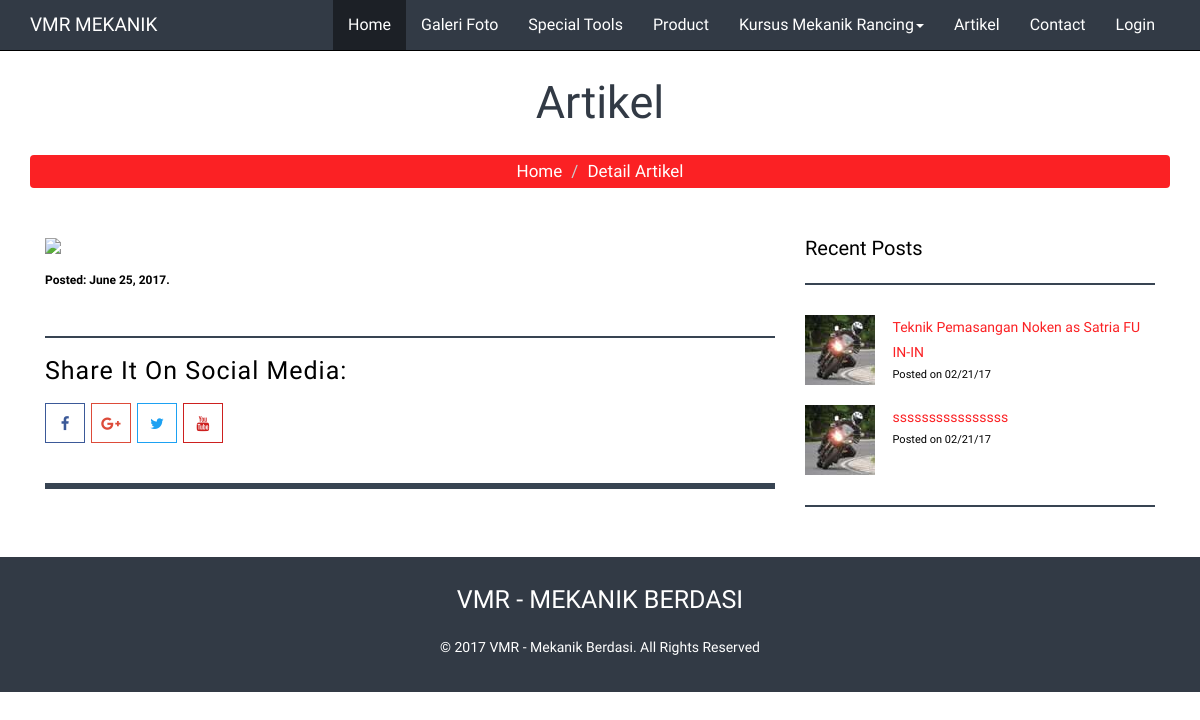
Screenshot of /artikel-detail-.html with the database file from the repository.
### tables this page shows
CREATE TABLE `artikel` (
  `artikel_id` int(11) NOT NULL,
  `artikel_name` varchar(100) DEFAULT NULL,
  `artikel_images` text,
  `artikel_desc` text,
  `artikel_date` datetime DEFAULT NULL,
  `user_id` int(11) DEFAULT NULL
);

### artikel-detail.php (the view, shortened to what this page needs)
<?php
$id = $_GET['id'];
$sqlArtikel = mysql_query("SELECT * FROM artikel WHERE artikel_id='$id'");
$dataArtikel = mysql_fetch_array($sqlArtikel);
?>
<section class="inner-w3ls">
    <div class="container">
		<h3 class="text-center" data-aos="zoom-in">Artikel</h3>
        <div class="row">
            <div class="col-lg-12">
                <ol class="breadcrumb" data-aos="zoom-in">
                    <li><a href="index.html">Home</a>
                    </li>
                    <li class="active">Detail Artikel</li>
                </ol>
            </div>
        </div>
	</div>
</section>
<section class="blogpost-w3layouts">
	<div class="container">
		<div class="col-lg-8" data-aos="flip-left">
			<p class="blogpost-p1">
				<div class="hover01 column">
					<div>
						<figure><img class="img-responsive" src="images/artikel/<?php echo $dataArtikel['artikel_images']; ?>" data-aos="zoom-in"></figure>
					</div>
				</div>
			</p>
			<p class="blogpost-p2" data-aos="flip-up">Posted: June 25, 2017.</p>
			<p class="blogpost-p3" data-aos="flip-up"><?php echo $dataArtikel['artikel_desc']; ?></p>
			<div class="hline"></div>
		 	<h3 class="blogpost-agileits" data-aos="flip-up">Share It on social media:</h3>
			<ul class="social-icons1" data-aos="flip-up">
				<li><a href="#"><i class="fa fa-facebook" aria-hidden="true"></i></a></li>
				<li><a href="#"><i class="fa fa-google-plus" aria-hidden="true"></i></a></li>
				<li><a href="#"><i class="fa fa-twitter" aria-hidden="true"></i></a></li>
				<li><a href="#"><i class="fa fa-youtube" aria-hidden="true"></i></a></li>
			</ul>
			<div class="hline"></div>
			<div class="hline"></div>
			<div class="hline"></div>
		</div>
		<div class="col-lg-4" data-aos="flip-right">
		 	<h4 class="post-w3ls">Recent Posts</h4>
		 	<div class="hline"></div>
			<ul class="popular-posts">
				<?php
				$sqlArtikelr =  mysql_query("SELECT * FROM artikel ORDER BY artikel_id DESC");
				while($dataArtikelr = mysql_fetch_array($sqlArtikelr)){
				?>
		        <li data-aos="flip-up">
					<div class="postimg-agile">
						<a href="artikel-detail-<?php echo $dataArtikelr['artikel_id']; ?>.html">
							<div class="hover15 column">
								<div>
									<figure><img src="images/post1.jpg" alt="Popular Post"></figure>
								</div>
							</div>
						</a>
					</div>
					<div class="postinfo-agile">
						<p><a href="artikel-detail-<?php echo $dataArtikelr['artikel_id']; ?>.html"><?php echo $dataArtikelr['artikel_name']; ?></a></p>
						<em>Posted on 02/21/17</em>
					</div>
					<div class="clearfix"></div>
		        </li>
		        <?php } ?>
		    </ul>
			<div class="hline"></div>
		</div>
		<div class="clearfix"></div>
	</div>
</section>

### rows the page displays
artikel: artikel_name "Teknik Pemasangan Noken as Satria FU IN-IN"
artikel: artikel_name "ssssssssssssssss"
